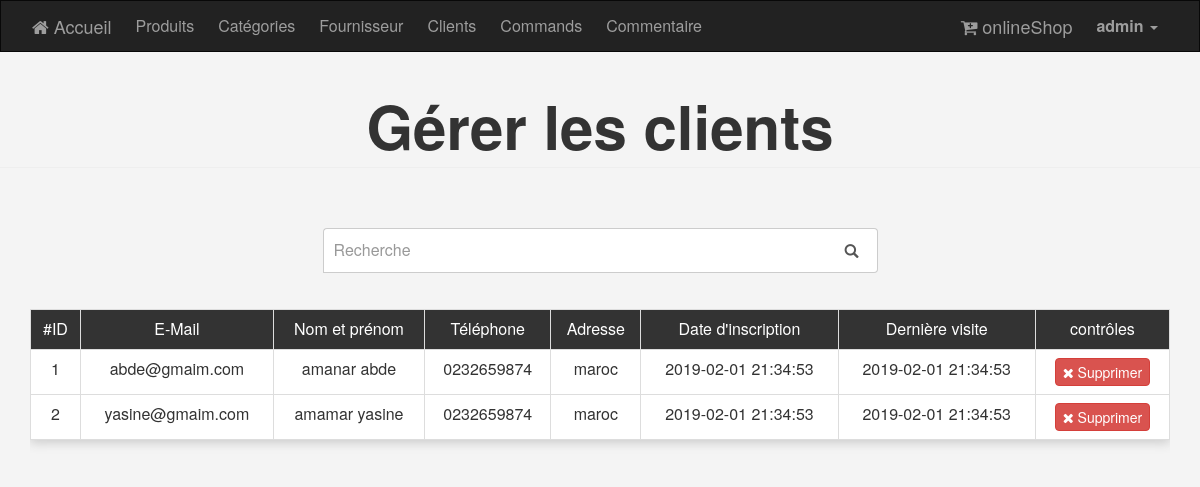
The app's page /admin/Clients.php (signed in) with its own data.
### tables this page shows
CREATE TABLE Client (
  clientID       INT          NOT NULL AUTO_INCREMENT,
  email          VARCHAR(200) NOT NULL,
  CONSTRAINT pk_client PRIMARY KEY (clientID, email),
  pass           VARCHAR(255) NOT NULL,
  nom_Prenom     VARCHAR(40),
  tele           VARCHAR(18)           DEFAULT '0232659874',
  adresse        VARCHAR(255)          DEFAULT 'maroc',
  dateInsc       DATETIME              DEFAULT NOW(),
  derniereVisite DATETIME              DEFAULT NOW()
);

### admin/includes/functions/functions.php (called while the page is built, shortened)
<?php
function select($rqt)
{
    global $con;
    $stmt = $con->prepare($rqt);
    $stmt->execute();
    return $stmt->fetchAll();
}
    ?>

### admin/Clients.php (the view, shortened to what this page needs)
<?php
if (isset($_SESSION['Username'])) {
    include 'init.php';
    $do = (isset($_GET['do']) ? filter_var($_GET['do'], FILTER_SANITIZE_STRING) : 'manage');
    if ($do == 'manage') {
        $key='';
        $rqt = "SELECT * FROM client;";
        $rows = select($rqt);
        ?>
        <h1 class="text-center page-header pageTitle">Gérer les clients</h1>
        <div class="container  ">
            <div class="seachBar">
                <div class="row">
                    <div class="col-md-6 col-md-offset-3">
                        <form action="Clients.php" method="get">
                            <div class="input-group stylish-input-group">
                                <input type="text" name="search" class="form-control" placeholder="Recherche">
                                <span class="input-group-addon">
                                    <button type="submit"><span class="glyphicon glyphicon-search"></span></button>
                                </span>
                            </div>
                        </form>
                    </div>
                </div>
            </div>
        </div>
        <div class="container">
            <?php
            if (empty($rows)) {
                noResult("Aucun résultat n'a été trouvé pour " . $key);
            } else {
                ?>
                <div class="table-responsive">
                    <table class="main-table text-center table table-bordered">
                        <tr>
                            <td>#ID</td>
                            <td>E-Mail</td>
                            <td>Nom et prénom</td>
                            <td>Téléphone</td>
                            <td>Adresse</td>
                            <td>Date d'inscription</td>
                            <td>Dernière visite</td>
                            <td>contrôles</td>
                        </tr>
                        <?php
                        foreach ($rows as $row) {
                        ?>
                        <tr>
                            <td><?= $row['clientID']; ?></td>
                            <td><?= $row['email']; ?></td>
                            <td><?= $row['nom_Prenom']; ?></td>
                            <td><?= $row['tele']; ?></td>
                            <td><?= $row['adresse']; ?></td>
                            <td><?= $row['dateInsc']; ?></td>
                            <td><?= $row['derniereVisite']; ?></td>
                            <td>
                                <a href="Clients.php?do=delete&cID=<?= $row['clientID']; ?>"
                                   class="btn btn-danger confirm"><i class="fa fa-remove"></i> Supprimer</a>
                            </td>
                            <?php
                            }
                            ?>
                    </table>
                </div>
                <?php
            }
            ?>
        </div>
        <?php
    }
    include $tpl . 'footer.php';
} else {
    header('location: index.php');
    exit();
}

### admin/layout/css/backend.css (style rules this page uses)
.form-control { position: relative; font-size: 16px; height: auto; padding: 10px; }
input[type="text"] { margin-bottom: 0; border-bottom-left-radius: 0; border-bottom-right-radius: 0; }
html { position: relative; min-height: 100%; }
.pageTitle { font-size: 45pt; font-weight: bold; }
.main-table { font-size: 16px; -webkit-box-shadow: 0 3px 10px #ccc; -moz-box-shadow: 0 3px 10px #ccc; box-shadow: 0 3px 10px #ccc; }
.main-table td { background-color: white; vert-align: middle !important; }
.main-table tr:first-child td { background-color: #333333; color: #fff; text-align: center; }
.main-table .btn { padding: 3px 7px; }
.seachBar { margin: 30px 0 20px 0; }
.container .seachBar { margin-top: 40px; }
.stylish-input-group .input-group-addon { background: white !important; }
.stylish-input-group .form-control { border-right: 0; box-shadow: 0 0 0; border-color: #ccc; }
.stylish-input-group button { border: 0; background: transparent; }

### records on screen
client: clientID "1", email "abde@gmaim.com", nom_Prenom "amanar abde", tele "0232659874", adresse "maroc", dateInsc "2019-02-01 21:34:53", derniereVisite "2019-02-01 21:34:53"
client: clientID "2", email "yasine@gmaim.com", nom_Prenom "amamar yasine", tele "0232659874", adresse "maroc", dateInsc "2019-02-01 21:34:53", derniereVisite "2019-02-01 21:34:53"

### other values on screen
$_SESSION['Username'] "admin"
